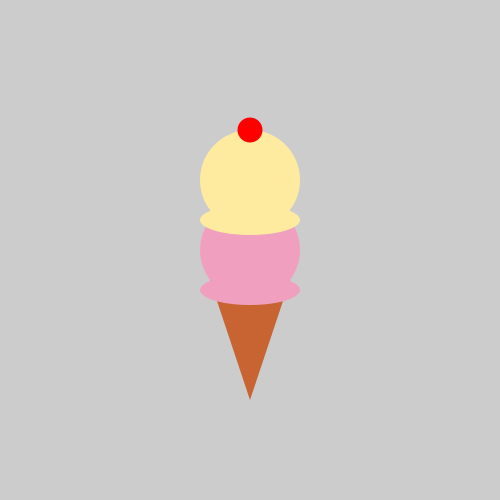
Frame 1 (no input)
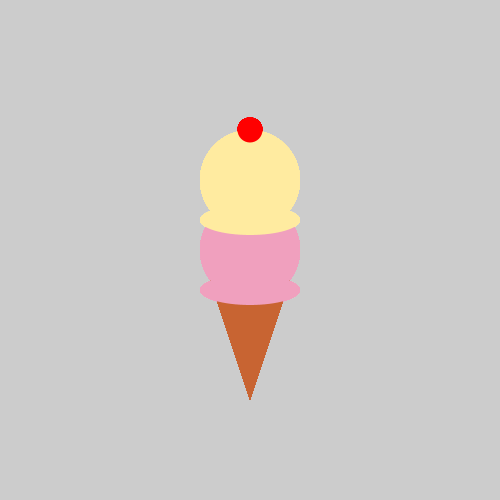
Frame 60 (the mouse pressed at the canvas centre just before this capture)
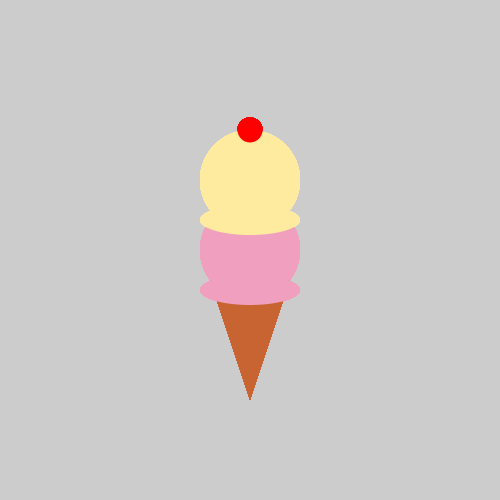
Frame 120 (the mouse held since frame 60 and released just before this capture)

The Processing sketch that drew these frames (run headless with seeded random() and noise(); from frame 60 on, the mouse is pressed at the canvas centre):

// Processing sketch: ice_cream
// ── ice_cream.pde
void setup() {
 size(500, 500); 
}

void draw() {
  // make some ice cream!
  noStroke();
  fill(200,100,50); 
  triangle(250,400,290,280,210,280);
  
  fill(240,160,190);
  ellipse(250,250,100,100);
  ellipse(250,290,100,30);
  
  fill(255,235,160);
  ellipse(250,180,100,100);
  ellipse(250,220,100,30);
  
  fill(255,0,0);
  ellipse(250,130,25,25);
}
